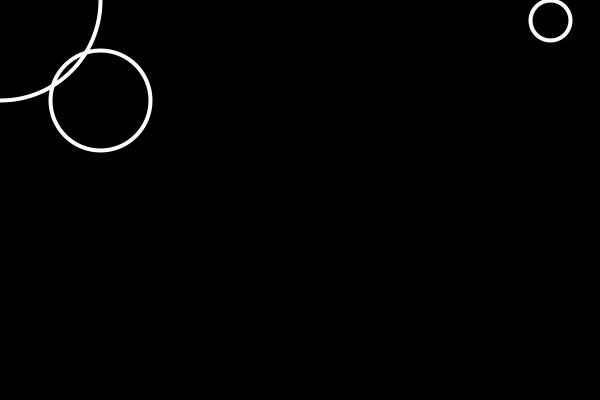
Frame 1 (no input)
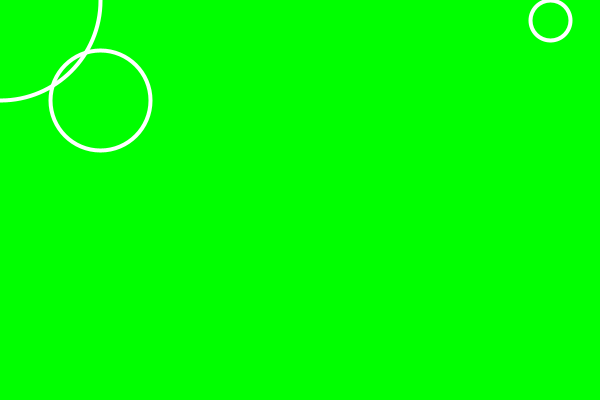
Frame 60 (the mouse pressed at the canvas centre just before this capture)
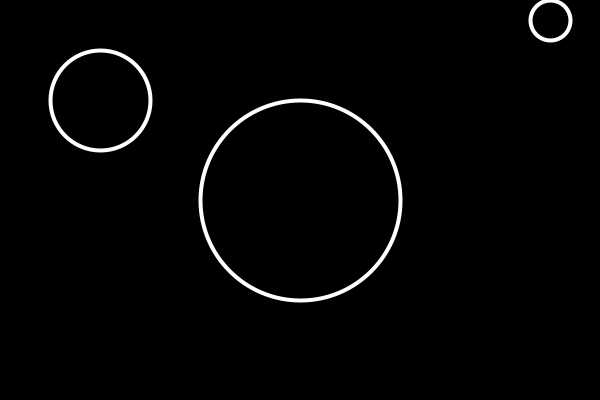
Frame 120 (the mouse held since frame 60 and released just before this capture)

The Processing sketch that drew these frames (run headless with seeded random() and noise(); from frame 60 on, the mouse is pressed at the canvas centre):

// Processing sketch: ZThomas_PP3_oop1
// ── ZThomas_PP3_oop1.pde
Particle p1;
Particle p2;
Particle p3;


void setup() {
  size(600,400);
  p1 = new Particle(100,100,50);
  p2 = new Particle(500,200,100);
  p3 = new Particle(550,20, 20);
 
}

void draw() {
  background(0);
  //float d = dist(p1.x,p1.y,p2.x,p2.y);
  //if (d < p1.r + p2.r) {
    //background(0,255,0);
 // }
  
  if (p1.overlaps(p2)) {
    background(0,255,0);
    
  }
  if (p3.overlaps(p2)) {
    p3.x = random(width);
    p3.y = random(height);
  }
  if(p3.overlaps(p1)) {
    p1.r = p1.r + 1;
  }
    
  
  p2.x = mouseX;
  p2.y = mouseY;
  //p3.x = mousePressed();
  
  p1.display();
  p2.display();
  p3.display();
}

// ── Particle.pde
class Particle {
  float x; 
  float y;
  float r;
  
  Particle() {
    x = random(width);
    y = random(height);
    r = random(4,18);
  }
  
  
  Particle(float tempX, float tempY, float tempR) {
    x = tempX;
    y = tempY;
    r = tempR;
  }
  
  void mousePressed() {
    if (mousePressed) {
      p3.x = p1.x;
      
      
  }
  }
  
  boolean overlaps(Particle other) {
    float d = dist(x,y, other.x,other.y);
    if (d < r + other.r) {
      return true;
    } else {
      return false;
    }
  
}
  void display() {
    stroke(255);
    strokeWeight(4);
    noFill();
    ellipse(x,y,r*2,r*2);
  }
}
